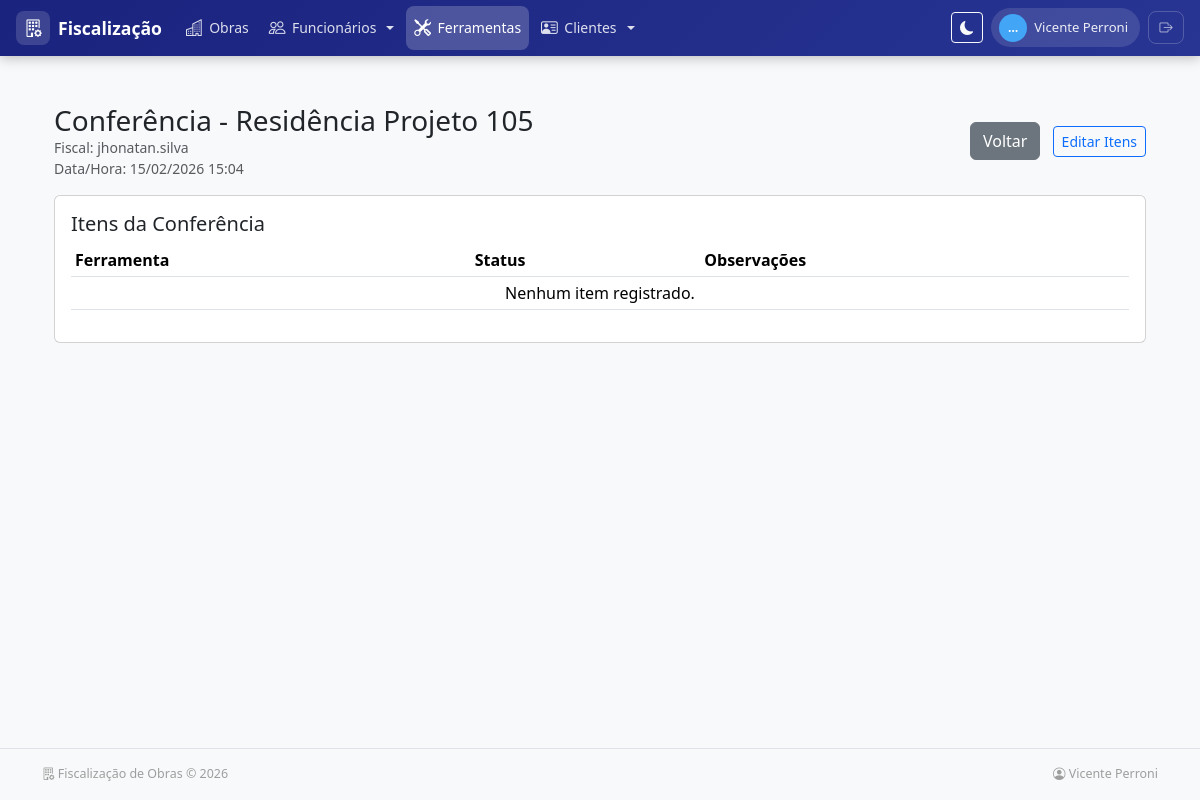
Page /ferramentas/conferencia/1/ (signed in) on the committed database.
### apps/ferramentas/models.py (models this page shows, shortened)
class ConferenciaFerramenta(models.Model):
    obra = models.ForeignKey(
        Obra,
        on_delete=models.CASCADE,
        related_name='conferencias_ferramentas',
        verbose_name="Obra"
    )
    fiscal = models.ForeignKey(
        User,
        on_delete=models.PROTECT,
        related_name='conferencias_ferramentas',
        verbose_name="Fiscal"
    )
    data_conferencia = models.DateTimeField(verbose_name="Data e Hora da Conferência")
    created_at = models.DateTimeField(auto_now_add=True, verbose_name="Criado em")
    updated_at = models.DateTimeField(auto_now=True, verbose_name="Atualizado em")
    class Meta:
        verbose_name = "Conferência de Ferramenta"
        verbose_name_plural = "Conferências de Ferramentas"
        ordering = ['-data_conferencia']
        unique_together = ['obra', 'data_conferencia']

### apps/obras/models.py (models this page shows, shortened)
class SoftDeleteModel(models.Model):
    deleted_at = models.DateTimeField(null=True, blank=True, db_index=True)
    objects = ActiveManager()
    all_objects = AllObjectsManager()
    class Meta:
        abstract = True

class Obra(SoftDeleteModel):
    nome = models.CharField(max_length=200, verbose_name="Nome da Obra")
    endereco = models.TextField(verbose_name="Endereço")
    cliente = models.ForeignKey(
        'clientes.Cliente',
        on_delete=models.SET_NULL,
        null=True,
        blank=True,
        verbose_name="Cliente"
    )
    data_inicio = models.DateField(verbose_name="Data de Início")
    data_previsao_termino = models.DateField(
        verbose_name="Previsão de Término",
        null=True,
        blank=True
    )
    STATUS_CHOICES = [
        ('planejamento', 'Planejamento'),
        ('em_andamento', 'Em Andamento'),
        ('pausada', 'Pausada'),
        ('concluida', 'Concluída'),
        ('cancelada', 'Cancelada'),
    ]
    status = models.CharField(
        max_length=20,
        choices=STATUS_CHOICES,
        default='planejamento',
        verbose_name="Status"
    )
    percentual_concluido = models.DecimalField(
        max_digits=5,
        decimal_places=2,
        default=Decimal('0.00'),
        validators=[MinValueValidator(0), MaxValueValidator(100)],
        verbose_name="Percentual Concluído (%)"
    )
    ativo = models.BooleanField(default=True, verbose_name="Ativo")
    created_at = models.DateTimeField(auto_now_add=True, verbose_name="Criado em")
    updated_at = models.DateTimeField(auto_now=True, verbose_name="Atualizado em")
    class Meta:
        verbose_name = "Obra"
        verbose_name_plural = "Obras"
        ordering = ['-created_at']

### apps/ferramentas/views.py (the view)
# urls.py: path('conferencia/<int:pk>/', views.conferencia_detail, name='conferencia_detail'),
@login_required
def conferencia_detail(request, pk):
    conf = get_object_or_404(ConferenciaFerramenta, pk=pk)
    itens = conf.itens.select_related('ferramenta').all()
    context = {
        'conferencia': conf,
        'itens': itens,
        'title': f'Conferência - {conf.obra.nome}'
    }
    return render(request, 'ferramentas/conferencia_detail.html', context)

### apps/obras/context_processors.py (called while the page is built)
def recent_obras(request):
    try:
        obras = list(Obra.objects.filter(ativo=True).order_by('-created_at')[:6])
    except Exception:
        obras = []
    return {'recent_obras': obras}

### apps/obras/models.py (called while the page is built)
    def alive(self):
        return self.filter(deleted_at__isnull=True)

    def get_queryset(self):
        return super().get_queryset().alive()

### templates/ferramentas/conferencia_detail.html (shortened to what this page needs)
{% extends 'base.html' %}
{% block content %}
<div class="container py-4">
  <div class="d-flex justify-content-between align-items-center mb-3">
    <div>
      <h3 class="mb-0">Conferência - {{ conferencia.obra.nome }}</h3>
      <p class="small text-muted mb-0">Fiscal: {{ conferencia.fiscal.get_full_name|default:conferencia.fiscal.username }}</p>
      <p class="small text-muted mb-0">Data/Hora: {{ conferencia.data_conferencia|date:"d/m/Y H:i" }}</p>
    </div>
    <div>
      <a href="{% url 'ferramentas:conferencia_list' %}" class="btn btn-secondary">Voltar</a>
      <a href="{% url 'ferramentas:itemconferencia_create' conferencia.pk %}" class="btn btn-sm btn-outline-primary ms-2">Editar Itens</a>
    </div>
  </div>
  <div class="card">
    <div class="card-body">
      <h5>Itens da Conferência</h5>
      <div class="table-responsive">
        <table class="table table-sm">
          <thead>
            <tr>
              <th>Ferramenta</th>
              <th>Status</th>
              <th>Observações</th>
            </tr>
          </thead>
          <tbody>
            {% for it in itens %}
            <tr>
              <td>{{ it.ferramenta }}</td>
              <td>{{ it.get_status_display }}</td>
              <td>{{ it.observacoes|default:'-' }}</td>
            </tr>
            {% empty %}
            <tr><td colspan="3" class="text-center">Nenhum item registrado.</td></tr>
            {% endfor %}
          </tbody>
        </table>
      </div>
    </div>
  </div>
</div>
{% endblock %}

### templates/base.html (shortened to what this page needs)
<!doctype html>
<html lang="pt-br">
  <head>
    <link href="https://cdn.jsdelivr.net/npm/bootstrap@5.3.2/dist/css/bootstrap.min.css" rel="stylesheet">
    <link rel="stylesheet" href="https://cdn.jsdelivr.net/npm/bootstrap-icons@1.11.3/font/bootstrap-icons.min.css">
  </head>
  <body class="bg-light" {% if user.is_authenticated %}data-server-theme="{{ request.user.profile.theme_preference }}" data-server-variant="{{ request.user.profile.theme_variant }}"{% endif %}>
    {% url 'login' as login_url %}
    <nav class="main-navbar navbar navbar-expand-lg d-none d-lg-flex">
      <div class="container-fluid px-3">
        <a class="navbar-brand-custom me-3" href="{% if user.is_authenticated %}{% url 'home' %}{% else %}/{% endif %}">
          <span class="brand-icon"><i class="bi bi-building-gear"></i></span>
          <span>Fiscalização</span>
        </a>
        {% if user.is_authenticated %}
        <ul class="navbar-nav me-auto gap-1">
          {% if nav_perms.obras %}
          <li class="nav-item">
            <a class="nav-link" href="{% url 'obras:obra_list' %}">
              <i class="bi bi-buildings"></i> Obras
            </a>
          </li>
          {% endif %}
          {% if nav_perms.funcionarios %}
          <li class="nav-item dropdown">
            <a class="nav-link dropdown-toggle" href="#" role="button" data-bs-toggle="dropdown" aria-expanded="false">
              <i class="bi bi-people"></i> Funcionários
            </a>
          </li>
          {% endif %}
          {% if nav_perms.ferramentas %}
          <li class="nav-item">
            <a class="nav-link" href="/ferramentas/">
              <i class="bi bi-tools"></i> Ferramentas
            </a>
          </li>
          {% endif %}
          {% if nav_perms.clientes %}
          <li class="nav-item dropdown">
            <a class="nav-link dropdown-toggle" href="#" role="button" data-bs-toggle="dropdown" aria-expanded="false">
              <i class="bi bi-person-vcard"></i> Clientes
            </a>
          </li>
          {% endif %}
        </ul>
        <div class="d-flex align-items-center gap-2">
          <button id="themeToggle" type="button" class="btn btn-sm btn-outline-light" title="Alternar tema (claro/escuro)">
            <i id="themeToggleIcon" class="bi bi-moon-fill"></i>
          </button>
          <div class="user-pill">
            <span class="user-avatar">{{ user.first_name|default:user.username|truncatechars:1|upper }}</span>
            {{ user.get_full_name|default:user.username }}
          </div>
          <form method="post" action="{% url 'logout' %}" class="d-inline">
            <button type="submit" class="btn-logout" title="Sair">
              <i class="bi bi-box-arrow-right"></i>
            </button>
          </form>
        </div>
        {% endif %}
      </div>
    </nav>
    <main class="container my-4">
      {% block content %}{% endblock %}
    </main>
    <footer class="main-footer">
      <div class="container d-flex flex-wrap justify-content-between align-items-center">
        <span><i class="bi bi-building-gear"></i> Fiscalização de Obras &copy; {% now "Y" %}</span>
        {% if user.is_authenticated %}
        <span><i class="bi bi-person-circle"></i> {{ user.get_full_name|default:user.username }}</span>
        {% endif %}
      </div>
    </footer>
  </body>
</html>

### templates/base.html (style rules this page uses)
:root { --nav-gradient-start: #1a237e; --nav-gradient-end: #283593; --nav-hover: rgba(255,255,255,.12); --nav-active: rgba(255,255,255,.2); --accent: #42a5f5; }
.main-navbar { background: linear-gradient(135deg, var(--nav-gradient-start), var(--nav-gradient-end)); box-shadow: 0 2px 12px rgba(0,0,0,.25); padding: .35rem 0; }
.main-navbar .nav-link { color: rgba(255,255,255,.85); padding: .6rem .9rem; border-radius: .5rem; font-size: .875rem; font-weight: 500; transition: all .2s; display: flex; align-items: center; gap: .4rem; }
.main-navbar .nav-link.active, .main-navbar .nav-link-active { color: #fff; background: var(--nav-active); }
.main-navbar .nav-link .bi { font-size: 1.05rem; }
.navbar-brand-custom { color: #fff !important; font-weight: 700; font-size: 1.1rem; display: flex; align-items: center; gap: .5rem; text-decoration: none; padding: .3rem 0; }
.navbar-brand-custom .brand-icon { background: rgba(255,255,255,.15); border-radius: .5rem; width: 34px; height: 34px; display: flex; align-items: center; justify-content: center; font-size: 1.1rem; }
.user-pill { background: rgba(255,255,255,.12); border-radius: 2rem; padding: .35rem .75rem .35rem .5rem; display: flex; align-items: center; gap: .45rem; color: rgba(255,255,255,.9); font-size: .82rem; font-weight: 500; white-space: nowrap; }
.user-avatar { width: 28px; height: 28px; border-radius: 50%; background: var(--accent); display: flex; align-items: center; justify-content: center; font-weight: 700; font-size: .75rem; color: #fff; }
.btn-logout { color: rgba(255,255,255,.7); border: 1px solid rgba(255,255,255,.2); border-radius: .5rem; padding: .35rem .65rem; font-size: .82rem; text-decoration: none; background: transparent; transition: all .2s; display: flex; align-items: center; gap: .3rem; }
.main-footer { border-top: 1px solid #dee2e6; padding: 1rem 0; margin-top: 2rem; font-size: .78rem; color: #9e9e9e; }
body { min-height: 100vh; display: flex; flex-direction: column; }
main { flex: 1; }

### rows in the picture
ConferenciaFerramenta: obra.nome "Residência Projeto 105", fiscal.get_full_name "jhonatan.silva", data_conferencia "15/02/2026 15:04"

### other values in the picture
{{ user.first_name|default:user.username|truncatechars:1|upper }} "…"
{{ user.get_full_name|default:user.username }} "Vicente Perroni"
